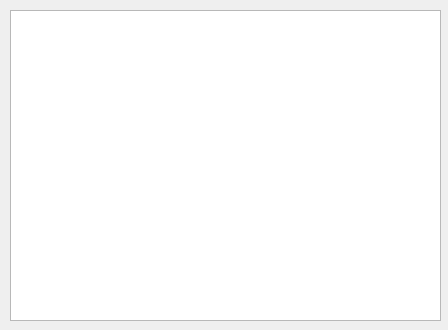
<?xml version="1.0" encoding="UTF-8"?>
<ui version="4.0">
 <class>Widget</class>
 <widget class="QWidget" name="Widget">
  <property name="geometry">
   <rect>
    <x>0</x>
    <y>0</y>
    <width>448</width>
    <height>330</height>
   </rect>
  </property>
  <property name="acceptDrops">
   <bool>true</bool>
  </property>
  <property name="windowTitle">
   <string>Widget</string>
  </property>
  <widget class="QTextEdit" name="textEdit">
   <property name="geometry">
    <rect>
     <x>10</x>
     <y>10</y>
     <width>431</width>
     <height>311</height>
    </rect>
   </property>
   <property name="acceptDrops">
    <bool>false</bool>
   </property>
  </widget>
 </widget>
 <layoutdefault spacing="6" margin="11"/>
 <resources/>
 <connections/>
</ui>
